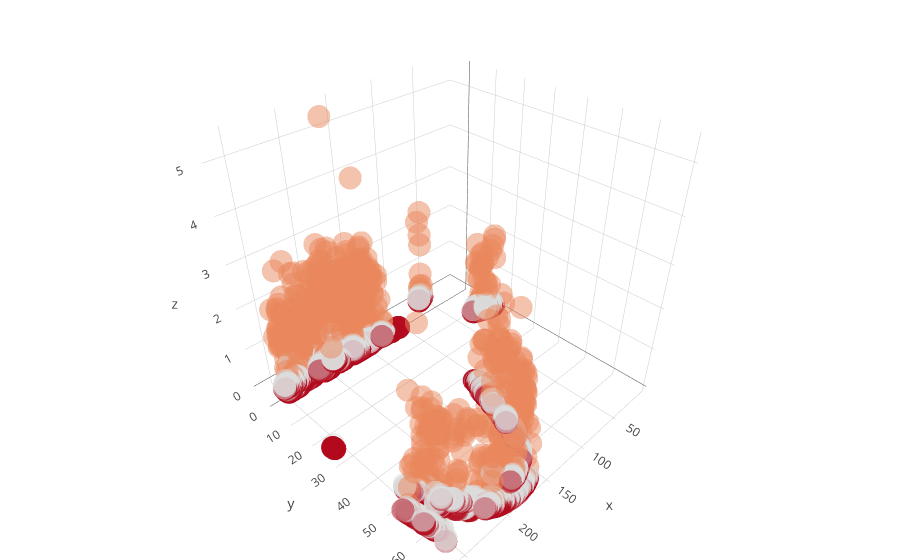

This figure's notebook cell:
### Markdown cell above
Redshift gives us the distance between us and the object. We can incorporate it to get a more representative view

### Code cell
lbl = LabelEncoder()
cls_enc = lbl.fit_transform(sloan['class'])

g = go.Scatter3d(
    x=sloan['ra'], y=sloan['dec'], z=sloan['redshift'],
    mode='markers',
    marker=dict(
        color=cls_enc,
        opacity=0.5,
    )
)

g_data = [g]

layout = go.Layout(margin=dict(
    l=0, r=0, b=0, t=0
))

figure = go.Figure(data=g_data, layout=layout)

iplot(figure, filename='3d-repr-redshift')

### Figure 1 — Plotly figure (JSON) as saved in the notebook; plotly's stock layout.template omitted (floating-point values rounded to 4 significant figures; data arrays with more than 128 entries replaced by an {"elided": "..."} marker saying what was removed)
{"data": [{"marker": {"color": {"elided": "10000 int values"}, "opacity": 0.5}, "mode": "markers", "type": "scatter3d", "uid": "34892fb6-cde5-11e8-a406-9cd21e4393d2", "x": {"elided": "10000 float values"}, "y": {"elided": "10000 float values"}, "z": {"elided": "10000 float values"}}], "layout": {"margin": {"b": 0, "l": 0, "r": 0, "t": 0}}}
